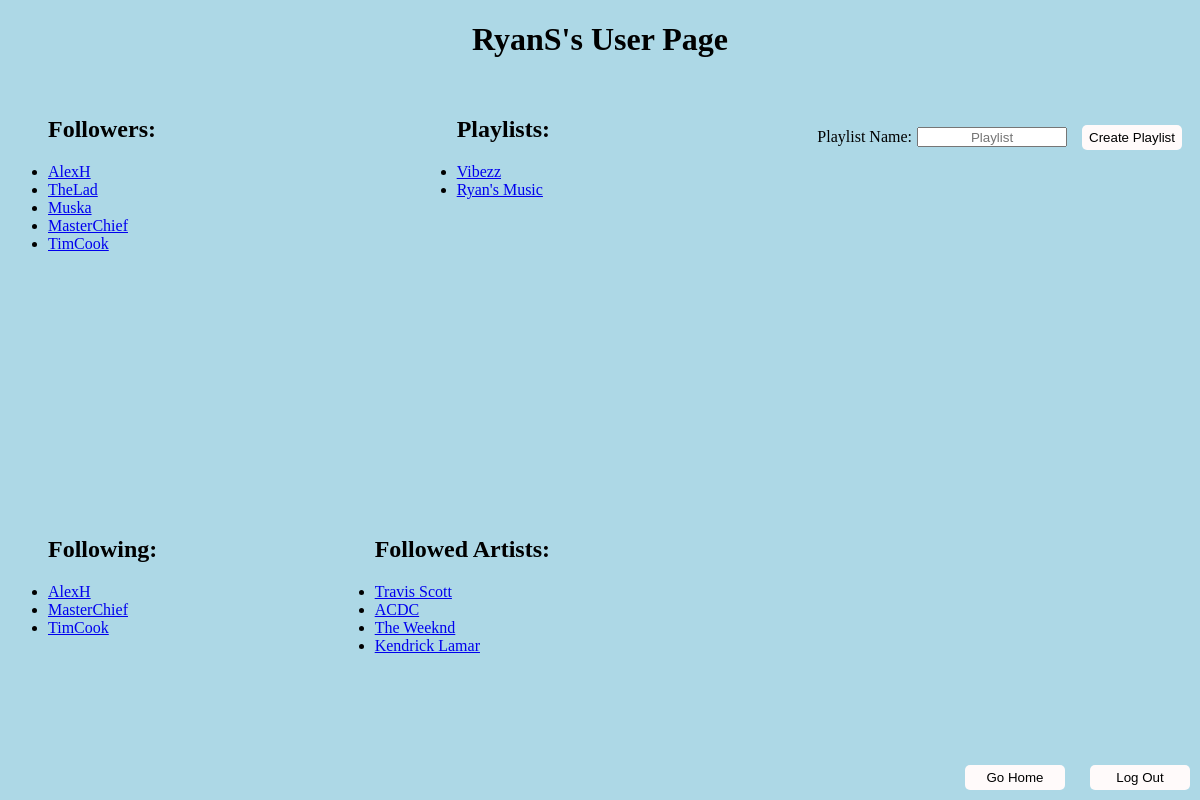
Screenshot of /user/RyanS (signed in) with the database file from the repository.
### runner.py (models this page shows, shortened)
class Users(UserMixin, db.Model):
    __tablename__ = "Users"
    id = db.Column(db.Integer, primary_key = True)
    username = db.Column(db.String, nullable = False)
    password = db.Column(db.String, nullable = False)

class Playlists(db.Model):
    __tablename__ = "Playlists"
    id = db.Column(db.Integer, primary_key = True)
    userkey = db.Column(db.Integer, nullable = False)
    name = db.Column(db.String, nullable = False)
    public = db.Column(db.Integer, nullable = False)

class Artists(db.Model):
    __tablename__ = "Artists"
    id = db.Column(db.Integer, primary_key = True)
    name = db.Column(db.String, nullable = False)

### runner.py (the view)
@app.route("/user/<username>", methods = ["GET", "POST"])
@login_required
def userpage(username):
    if request.method == "GET":
        username = username.replace("%20", " ")
        user = Users.query.filter_by(username = username).first()
        isUser = False
        if user is not None:
            if user.id == current_user.id:
                isUser = True
            if request.method == "GET":
                listFollowers = []
                listFollowing = []
                listPlaylists = []
                listArtists = []
                followers = Followers.query.filter_by(followed = user.id)
                following = Followers.query.filter_by(user = user.id)
                for follower in followers:
                    temp = Users.query.filter_by(id = follower.user).first()
                    listFollowers.append(temp.username)
                for follower in following:
                    temp = Users.query.filter_by(id = follower.followed).first()
                    listFollowing.append(temp.username)
                if (current_user.id == user.id):
                    playlists = Playlists.query.filter_by(userkey = user.id)
                    for playlist in playlists:
                        listPlaylists.append(playlist.name)
                else:
                    playlists = Playlists.query.filter_by(userkey = user.id, public = 1)
                    for playlist in playlists:
                        listPlaylists.append(playlist.name)
                followedArtists = FollowersArtists.query.filter_by(userkey = user.id)
                for artist in followedArtists:
                    temp = Artists.query.filter_by(id = artist.artistkey).first()
                    listArtists.append(temp.name)
                return render_template("users.html", username = username, isUser = isUser, followers = listFollowers,
                                        following = listFollowing, playlists = listPlaylists, artists = listArtists)
    elif request.method == "POST":
        data = request.get_json()
        playlist = Playlists(current_user.id, data["playlist"], 0)
        db.session.add(playlist)
        db.session.commit()
        return "success"

### runner.py (called while the page is built)
@login_manager.user_loader
def load_user(user_id):
    return Users.query.filter_by(id = user_id).first()

### templates/users.html (shortened to what this page needs)
<!DOCTYPE html>
<html lang = 'en'>
    <head>
        <link href="../static/stylesheet.css" rel="stylesheet">
    </head>
    <body>
        <h1 class="center">{{username}}'s User Page</h1>
        <ul class = "upperLeft" type = "disc">
            <h2 class = "center">Followers:</h2>
            {% if not followers %}
                <li>No followers :(</li>
            {% else %}
                {% for follower in followers %}
                    <li><a href = "/user/{{follower}}">{{follower}}</a></li>
                {% endfor %}
            {% endif %}
        </ul>
        <ul class = "bottomLeft" type = "disc">
            <h2 class = "center">Following:</h2>
            {% if not following %}
                <li>Not following anyone :(</li>
            {% else %}
                {% for follower in following %}
                    <li><a href = "/user/{{follower}}">{{follower}}</a></li>
                {% endfor %}
            {% endif %}
        </ul>
        <ul class = "upperRight" type = "disc">
            <h2 class = "center">Playlists:</h2>
            {% if not playlists %}
                <li>No playlists to show :(</li>
            {% else %}
                {% for playlist in playlists %}
                    <li><a href = "/playlist/{{playlist}}">{{playlist}}</a></li>
                {% endfor %}
            {% endif %}
        </ul>
        <ul class = "bottomRight" type = "disc">
            <h2 class = "center">Followed Artists: </h2>
            {% if not artists %}
                <li>No followed artists :(</li>
            {% else %}
                {% for artist in artists %}
                    <li><a href = "/artist/{{artist}}">{{artist}}</a></li>
                {% endfor %}
            {% endif %}
        </ul>
        {% if isUser %}
            <div class = "right">
            <label for="playlistName">Playlist Name:</label><br>
            <input type="text" class = "textbox" id="newPlaylist" name="newPlaylist" placeholder="Playlist"><br>
            <button type="button" onclick="newPlaylist()">Create Playlist</button>
            </div>
        {% endif %}
        <button type="button" class="home" onclick="goHome()">Go Home</button>
        <button type="button" class="exit" id="logout" onclick="logout()">Log Out</button>
    </body>
</html>

### static/stylesheet.css (style rules this page uses)
body { background-color: lightblue; }
button { width: 100px; padding: 5px 5px; border-radius: 5px; border: none; margin: 10px; background-color: snow; }
input { width: 150px; height: 20px; margin: 5px; }
.center { text-align: center; }
.textbox { text-align: center; }
* { box-sizing: border-box; }
.upperLeft { position: absolute; }
.upperRight { position: absolute; top: 100; right: 650px; }
.bottomLeft { position: absolute; top: 500px; }
.bottomRight { position: absolute; right: 650px; top: 500px; }
.exit { position: absolute; right: 0px; bottom: 0px; }
.home { position: absolute; right: 125px; bottom: 0px; }
.right { float: right; margin-top: 35px; align-items: center; text-align: center; display: flex; justify-content: center; }

### rows the page displays
Users: username "RyanS"
Users: username "AlexH"
Users: username "TheLad"
Users: username "Muska"
Users: username "MasterChief"
Users: username "TimCook"
Playlists: name "Vibezz"
Playlists: name "Ryan's Music"
Artists: name "Travis Scott"
Artists: name "ACDC"
Artists: name "The Weeknd"
Artists: name "Kendrick Lamar"
